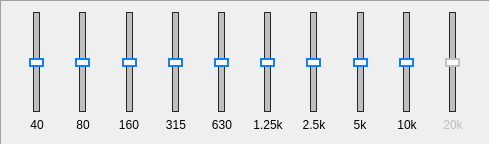
         <widget class="QFrame" name="EQ2_frame3">
          <property name="sizePolicy">
           <sizepolicy hsizetype="Fixed" vsizetype="Fixed">
            <horstretch>0</horstretch>
            <verstretch>0</verstretch>
           </sizepolicy>
          </property>
          <property name="minimumSize">
           <size>
            <width>490</width>
            <height>145</height>
           </size>
          </property>
          <property name="maximumSize">
           <size>
            <width>490</width>
            <height>145</height>
           </size>
          </property>
          <property name="frameShape">
           <enum>QFrame::Panel</enum>
          </property>
          <property name="frameShadow">
           <enum>QFrame::Sunken</enum>
          </property>
          <layout class="QHBoxLayout" name="horizontalLayout_5">
           <item>
            <spacer name="horizontalSpacer_9">
             <property name="orientation">
              <enum>Qt::Horizontal</enum>
             </property>
             <property name="sizeType">
              <enum>QSizePolicy::Fixed</enum>
             </property>
             <property name="sizeHint" stdset="0">
              <size>
               <width>5</width>
               <height>20</height>
              </size>
             </property>
            </spacer>
           </item>
           <item>
            <layout class="QVBoxLayout" name="Band1_4">
             <item alignment="Qt::AlignHCenter">
              <widget class="QSlider" name="EQ2_40">
               <property name="minimumSize">
                <size>
                 <width>0</width>
                 <height>100</height>
                </size>
               </property>
               <property name="maximumSize">
                <size>
                 <width>16777215</width>
                 <height>100</height>
                </size>
               </property>
               <property name="font">
                <font>
                 <kerning>true</kerning>
                </font>
               </property>
               <property name="styleSheet">
                <string notr="true">.QSlider::groove:vertical {
    border: 1px solid #262626;
	background: rgb(191, 191, 191);
	width: 5px;
	margin: 0 12px;
}

.QSlider::handle:vertical {
    background: white;
    border: 2px solid rgb(15, 128, 255);
    height: 5px;
    width: 10px;
	margin: 0px -5px
	
}


</string>
               </property>
               <property name="minimum">
                <number>-1</number>
               </property>
               <property name="maximum">
                <number>1</number>
               </property>
               <property name="pageStep">
                <number>1</number>
               </property>
               <property name="tracking">
                <bool>true</bool>
               </property>
               <property name="orientation">
                <enum>Qt::Vertical</enum>
               </property>
               <property name="invertedAppearance">
                <bool>false</bool>
               </property>
               <property name="invertedControls">
                <bool>false</bool>
               </property>
              </widget>
             </item>
             <item alignment="Qt::AlignHCenter|Qt::AlignTop">
              <widget class="QLabel" name="EQ2_40_Lab">
               <property name="minimumSize">
                <size>
                 <width>30</width>
                 <height>0</height>
                </size>
               </property>
               <property name="maximumSize">
                <size>
                 <width>30</width>
                 <height>16777215</height>
                </size>
               </property>
               <property name="text">
                <string>40</string>
               </property>
               <property name="alignment">
                <set>Qt::AlignCenter</set>
               </property>
              </widget>
             </item>
            </layout>
           </item>
           <item>
            <layout class="QVBoxLayout" name="Band2_4">
             <item alignment="Qt::AlignHCenter">
              <widget class="QSlider" name="EQ2_80">
               <property name="minimumSize">
                <size>
                 <width>0</width>
                 <height>100</height>
                </size>
               </property>
               <property name="maximumSize">
                <size>
                 <width>16777215</width>
                 <height>100</height>
                </size>
               </property>
               <property name="font">
                <font>
                 <kerning>true</kerning>
                </font>
               </property>
               <property name="styleSheet">
                <string notr="true">.QSlider::groove:vertical {
    border: 1px solid #262626;
	background: rgb(191, 191, 191);
	width: 5px;
	margin: 0 12px;
}

.QSlider::handle:vertical {
    background: white;
    border: 2px solid rgb(15, 128, 255);
    height: 5px;
    width: 10px;
	margin: 0px -5px
	
}


</string>
               </property>
               <property name="minimum">
                <number>-1</number>
               </property>
               <property name="maximum">
                <number>1</number>
               </property>
               <property name="pageStep">
                <number>1</number>
               </property>
               <property name="tracking">
                <bool>true</bool>
               </property>
               <property name="orientation">
                <enum>Qt::Vertical</enum>
               </property>
               <property name="invertedAppearance">
                <bool>false</bool>
               </property>
               <property name="invertedControls">
                <bool>false</bool>
               </property>
              </widget>
             </item>
             <item alignment="Qt::AlignHCenter|Qt::AlignTop">
              <widget class="QLabel" name="EQ2_80_Lab">
               <property name="minimumSize">
                <size>
                 <width>30</width>
                 <height>0</height>
                </size>
               </property>
               <property name="maximumSize">
                <size>
                 <width>30</width>
                 <height>16777215</height>
                </size>
               </property>
               <property name="text">
                <string>80</string>
               </property>
               <property name="alignment">
                <set>Qt::AlignCenter</set>
               </property>
              </widget>
             </item>
            </layout>
           </item>
           <item>
            <layout class="QVBoxLayout" name="Band3_4">
             <item alignment="Qt::AlignHCenter">
              <widget class="QSlider" name="EQ2_160">
               <property name="minimumSize">
                <size>
                 <width>0</width>
                 <height>100</height>
                </size>
               </property>
               <property name="maximumSize">
                <size>
                 <width>16777215</width>
                 <height>100</height>
                </size>
               </property>
               <property name="font">
                <font>
                 <kerning>true</kerning>
                </font>
               </property>
               <property name="styleSheet">
                <string notr="true">.QSlider::groove:vertical {
    border: 1px solid #262626;
	background: rgb(191, 191, 191);
	width: 5px;
	margin: 0 12px;
}

.QSlider::handle:vertical {
    background: white;
    border: 2px solid rgb(15, 128, 255);
    height: 5px;
    width: 10px;
	margin: 0px -5px
	
}


</string>
               </property>
               <property name="minimum">
                <number>-1</number>
               </property>
               <property name="maximum">
                <number>1</number>
               </property>
               <property name="pageStep">
                <number>1</number>
               </property>
               <property name="tracking">
                <bool>true</bool>
               </property>
               <property name="orientation">
                <enum>Qt::Vertical</enum>
               </property>
               <property name="invertedAppearance">
                <bool>false</bool>
               </property>
               <property name="invertedControls">
                <bool>false</bool>
               </property>
              </widget>
             </item>
             <item alignment="Qt::AlignHCenter|Qt::AlignTop">
              <widget class="QLabel" name="EQ2_160_Lab">
               <property name="minimumSize">
                <size>
                 <width>30</width>
                 <height>0</height>
                </size>
               </property>
               <property name="maximumSize">
                <size>
                 <width>30</width>
                 <height>16777215</height>
                </size>
               </property>
               <property name="text">
                <string>160</string>
               </property>
               <property name="alignment">
                <set>Qt::AlignCenter</set>
               </property>
              </widget>
             </item>
            </layout>
           </item>
           <item>
            <layout class="QVBoxLayout" name="Band4_4">
             <item alignment="Qt::AlignHCenter">
              <widget class="QSlider" name="EQ2_315">
               <property name="minimumSize">
                <size>
                 <width>0</width>
                 <height>100</height>
                </size>
               </property>
               <property name="maximumSize">
                <size>
                 <width>16777215</width>
                 <height>100</height>
                </size>
               </property>
               <property name="font">
                <font>
                 <kerning>true</kerning>
                </font>
               </property>
               <property name="styleSheet">
                <string notr="true">.QSlider::groove:vertical {
    border: 1px solid #262626;
	background: rgb(191, 191, 191);
	width: 5px;
	margin: 0 12px;
}

.QSlider::handle:vertical {
    background: white;
    border: 2px solid rgb(15, 128, 255);
    height: 5px;
    width: 10px;
	margin: 0px -5px
	
}


</string>
               </property>
               <property name="minimum">
                <number>-1</number>
               </property>
               <property name="maximum">
                <number>1</number>
               </property>
               <property name="pageStep">
                <number>1</number>
               </property>
               <property name="tracking">
                <bool>true</bool>
               </property>
               <property name="orientation">
                <enum>Qt::Vertical</enum>
               </property>
               <property name="invertedAppearance">
                <bool>false</bool>
               </property>
               <property name="invertedControls">
                <bool>false</bool>
               </property>
              </widget>
             </item>
             <item alignment="Qt::AlignHCenter|Qt::AlignTop">
              <widget class="QLabel" name="EQ2_315_Lab">
               <property name="minimumSize">
                <size>
                 <width>30</width>
                 <height>0</height>
                </size>
               </property>
               <property name="maximumSize">
                <size>
                 <width>30</width>
                 <height>16777215</height>
                </size>
               </property>
               <property name="text">
                <string>315</string>
               </property>
               <property name="alignment">
                <set>Qt::AlignCenter</set>
               </property>
              </widget>
             </item>
            </layout>
           </item>
           <item>
            <layout class="QVBoxLayout" name="Band5_4">
             <item alignment="Qt::AlignHCenter">
              <widget class="QSlider" name="EQ2_630">
               <property name="minimumSize">
                <size>
                 <width>0</width>
                 <height>100</height>
                </size>
               </property>
               <property name="maximumSize">
                <size>
                 <width>16777215</width>
                 <height>100</height>
                </size>
               </property>
               <property name="font">
                <font>
                 <kerning>true</kerning>
                </font>
               </property>
               <property name="styleSheet">
                <string notr="true">.QSlider::groove:vertical {
    border: 1px solid #262626;
	background: rgb(191, 191, 191);
	width: 5px;
	margin: 0 12px;
}

.QSlider::handle:vertical {
    background: white;
    border: 2px solid rgb(15, 128, 255);
    height: 5px;
    width: 10px;
	margin: 0px -5px
	
}


</string>
               </property>
               <property name="minimum">
                <number>-1</number>
               </property>
               <property name="maximum">
                <number>1</number>
               </property>
               <property name="pageStep">
                <number>1</number>
               </property>
               <property name="tracking">
                <bool>true</bool>
               </property>
               <property name="orientation">
                <enum>Qt::Vertical</enum>
               </property>
               <property name="invertedAppearance">
                <bool>false</bool>
               </property>
               <property name="invertedControls">
                <bool>false</bool>
               </property>
              </widget>
             </item>
             <item alignment="Qt::AlignHCenter|Qt::AlignTop">
              <widget class="QLabel" name="EQ2_630_Lab">
               <property name="minimumSize">
                <size>
                 <width>30</width>
                 <height>0</height>
                </size>
               </property>
               <property name="maximumSize">
                <size>
                 <width>30</width>
                 <height>16777215</height>
                </size>
               </property>
               <property name="text">
                <string>630</string>
               </property>
               <property name="alignment">
                <set>Qt::AlignCenter</set>
               </property>
              </widget>
             </item>
            </layout>
           </item>
           <item>
            <layout class="QVBoxLayout" name="Band6_4">
             <item alignment="Qt::AlignHCenter">
              <widget class="QSlider" name="EQ2_1250">
               <property name="minimumSize">
                <size>
                 <width>0</width>
                 <height>100</height>
                </size>
               </property>
               <property name="maximumSize">
                <size>
                 <width>16777215</width>
                 <height>100</height>
                </size>
               </property>
               <property name="sizeIncrement">
                <size>
                 <width>0</width>
                 <height>0</height>
                </size>
               </property>
               <property name="font">
                <font>
                 <kerning>true</kerning>
                </font>
               </property>
               <property name="styleSheet">
                <string notr="true">.QSlider::groove:vertical {
    border: 1px solid #262626;
	background: rgb(191, 191, 191);
	width: 5px;
	margin: 0 12px;
}

.QSlider::handle:vertical {
    background: white;
    border: 2px solid rgb(15, 128, 255);
    height: 5px;
    width: 10px;
	margin: 0px -5px
	
}


</string>
               </property>
               <property name="minimum">
                <number>-1</number>
               </property>
               <property name="maximum">
                <number>1</number>
               </property>
               <property name="pageStep">
                <number>1</number>
               </property>
               <property name="tracking">
                <bool>true</bool>
               </property>
               <property name="orientation">
                <enum>Qt::Vertical</enum>
               </property>
               <property name="invertedAppearance">
                <bool>false</bool>
               </property>
               <property name="invertedControls">
                <bool>false</bool>
               </property>
              </widget>
             </item>
             <item alignment="Qt::AlignHCenter|Qt::AlignTop">
              <widget class="QLabel" name="EQ2_1250_Lab">
               <property name="minimumSize">
                <size>
                 <width>32</width>
                 <height>0</height>
                </size>
               </property>
               <property name="maximumSize">
                <size>
                 <width>30</width>
                 <height>16777215</height>
                </size>
               </property>
               <property name="text">
                <string>1.25k</string>
               </property>
               <property name="alignment">
                <set>Qt::AlignCenter</set>
               </property>
              </widget>
             </item>
            </layout>
           </item>
           <item>
            <layout class="QVBoxLayout" name="Band7_4">
             <item alignment="Qt::AlignHCenter">
              <widget class="QSlider" name="EQ2_2500">
               <property name="minimumSize">
                <size>
                 <width>0</width>
                 <height>100</height>
                </size>
               </property>
               <property name="maximumSize">
                <size>
                 <width>16777215</width>
                 <height>100</height>
                </size>
               </property>
               <property name="font">
                <font>
                 <kerning>true</kerning>
                </font>
               </property>
               <property name="styleSheet">
                <string notr="true">.QSlider::groove:vertical {
    border: 1px solid #262626;
	background: rgb(191, 191, 191);
	width: 5px;
	margin: 0 12px;
}

.QSlider::handle:vertical {
    background: white;
    border: 2px solid rgb(15, 128, 255);
    height: 5px;
    width: 10px;
	margin: 0px -5px
	
}


</string>
               </property>
               <property name="minimum">
                <number>-1</number>
               </property>
               <property name="maximum">
                <number>1</number>
               </property>
               <property name="pageStep">
                <number>1</number>
               </property>
               <property name="tracking">
                <bool>true</bool>
               </property>
               <property name="orientation">
                <enum>Qt::Vertical</enum>
               </property>
               <property name="invertedAppearance">
                <bool>false</bool>
               </property>
               <property name="invertedControls">
                <bool>false</bool>
               </property>
              </widget>
             </item>
             <item alignment="Qt::AlignHCenter|Qt::AlignTop">
              <widget class="QLabel" name="EQ2_2500_Lab">
               <property name="minimumSize">
                <size>
                 <width>30</width>
                 <height>0</height>
                </size>
               </property>
               <property name="maximumSize">
                <size>
                 <width>30</width>
                 <height>16777215</height>
                </size>
               </property>
               <property name="text">
                <string>2.5k</string>
               </property>
               <property name="alignment">
                <set>Qt::AlignCenter</set>
               </property>
              </widget>
             </item>
            </layout>
           </item>
           <item>
            <layout class="QVBoxLayout" name="Band8_4">
             <item alignment="Qt::AlignHCenter">
              <widget class="QSlider" name="EQ2_5000">
               <property name="minimumSize">
                <size>
                 <width>0</width>
                 <height>100</height>
                </size>
               </property>
               <property name="maximumSize">
                <size>
                 <width>16777215</width>
                 <height>100</height>
                </size>
               </property>
               <property name="font">
                <font>
                 <kerning>true</kerning>
                </font>
               </property>
               <property name="styleSheet">
                <string notr="true">.QSlider::groove:vertical {
    border: 1px solid #262626;
	background: rgb(191, 191, 191);
	width: 5px;
	margin: 0 12px;
}

.QSlider::handle:vertical {
    background: white;
    border: 2px solid rgb(15, 128, 255);
    height: 5px;
    width: 10px;
	margin: 0px -5px
	
}


</string>
               </property>
               <property name="minimum">
                <number>-1</number>
               </property>
               <property name="maximum">
                <number>1</number>
               </property>
               <property name="pageStep">
                <number>1</number>
               </property>
               <property name="tracking">
                <bool>true</bool>
               </property>
               <property name="orientation">
                <enum>Qt::Vertical</enum>
               </property>
               <property name="invertedAppearance">
                <bool>false</bool>
               </property>
               <property name="invertedControls">
                <bool>false</bool>
               </property>
              </widget>
             </item>
             <item alignment="Qt::AlignHCenter|Qt::AlignTop">
              <widget class="QLabel" name="EQ2_5000_Lab">
               <property name="minimumSize">
                <size>
                 <width>30</width>
                 <height>0</height>
                </size>
               </property>
               <property name="maximumSize">
                <size>
                 <width>30</width>
                 <height>16777215</height>
                </size>
               </property>
               <property name="text">
                <string>5k</string>
               </property>
               <property name="alignment">
                <set>Qt::AlignCenter</set>
               </property>
              </widget>
             </item>
            </layout>
           </item>
           <item>
            <layout class="QVBoxLayout" name="Band9_4">
             <item alignment="Qt::AlignHCenter">
              <widget class="QSlider" name="EQ2_10000">
               <property name="minimumSize">
                <size>
                 <width>0</width>
                 <height>100</height>
                </size>
               </property>
               <property name="maximumSize">
                <size>
                 <width>16777215</width>
                 <height>100</height>
                </size>
               </property>
               <property name="font">
                <font>
                 <kerning>true</kerning>
                </font>
               </property>
               <property name="styleSheet">
                <string notr="true">.QSlider::groove:vertical {
    border: 1px solid #262626;
	background: rgb(191, 191, 191);
	width: 5px;
	margin: 0 12px;
}

.QSlider::handle:vertical {
    background: white;
    border: 2px solid rgb(15, 128, 255);
    height: 5px;
    width: 10px;
	margin: 0px -5px
	
}


</string>
               </property>
               <property name="minimum">
                <number>-1</number>
               </property>
               <property name="maximum">
                <number>1</number>
               </property>
               <property name="pageStep">
                <number>1</number>
               </property>
               <property name="tracking">
                <bool>true</bool>
               </property>
               <property name="orientation">
                <enum>Qt::Vertical</enum>
               </property>
               <property name="invertedAppearance">
                <bool>false</bool>
               </property>
               <property name="invertedControls">
                <bool>false</bool>
               </property>
              </widget>
             </item>
             <item alignment="Qt::AlignHCenter|Qt::AlignTop">
              <widget class="QLabel" name="EQ2_10000_Lab">
               <property name="minimumSize">
                <size>
                 <width>30</width>
                 <height>0</height>
                </size>
               </property>
               <property name="maximumSize">
                <size>
                 <width>30</width>
                 <height>16777215</height>
                </size>
               </property>
               <property name="text">
                <string>10k</string>
               </property>
               <property name="alignment">
                <set>Qt::AlignCenter</set>
               </property>
              </widget>
             </item>
            </layout>
           </item>
           <item>
            <layout class="QVBoxLayout" name="Band10_4">
             <item alignment="Qt::AlignHCenter">
              <widget class="QSlider" name="EQ2_20000">
               <property name="enabled">
                <bool>false</bool>
               </property>
               <property name="minimumSize">
                <size>
                 <width>0</width>
                 <height>100</height>
                </size>
               </property>
               <property name="maximumSize">
                <size>
                 <width>16777215</width>
                 <height>100</height>
                </size>
               </property>
               <property name="font">
                <font>
                 <kerning>true</kerning>
                </font>
               </property>
               <property name="styleSheet">
                <string notr="true">.QSlider::groove:vertical {
    border: 1px solid #262626;
	background: rgb(191, 191, 191);
	width: 5px;
	margin: 0 12px;
}

.QSlider::handle:vertical {
    background: white;
    border: 2px solid rgb(191, 191, 191);
    height: 5px;
    width: 10px;
	margin: 0px -5px
	
}</string>
               </property>
               <property name="minimum">
                <number>-1</number>
               </property>
               <property name="maximum">
                <number>1</number>
               </property>
               <property name="pageStep">
                <number>1</number>
               </property>
               <property name="tracking">
                <bool>true</bool>
               </property>
               <property name="orientation">
                <enum>Qt::Vertical</enum>
               </property>
               <property name="invertedAppearance">
                <bool>false</bool>
               </property>
               <property name="invertedControls">
                <bool>false</bool>
               </property>
              </widget>
             </item>
             <item alignment="Qt::AlignHCenter|Qt::AlignTop">
              <widget class="QLabel" name="EQ2_20000_Lab">
               <property name="enabled">
                <bool>false</bool>
               </property>
               <property name="minimumSize">
                <size>
                 <width>30</width>
                 <height>0</height>
                </size>
               </property>
               <property name="maximumSize">
                <size>
                 <width>30</width>
                 <height>16777215</height>
                </size>
               </property>
               <property name="text">
                <string>20k</string>
               </property>
               <property name="alignment">
                <set>Qt::AlignCenter</set>
               </property>
              </widget>
             </item>
            </layout>
           </item>
           <item>
            <spacer name="horizontalSpacer_10">
             <property name="orientation">
              <enum>Qt::Horizontal</enum>
             </property>
             <property name="sizeType">
              <enum>QSizePolicy::Fixed</enum>
             </property>
             <property name="sizeHint" stdset="0">
              <size>
               <width>5</width>
               <height>20</height>
              </size>
             </property>
            </spacer>
           </item>
          </layout>
         </widget>
